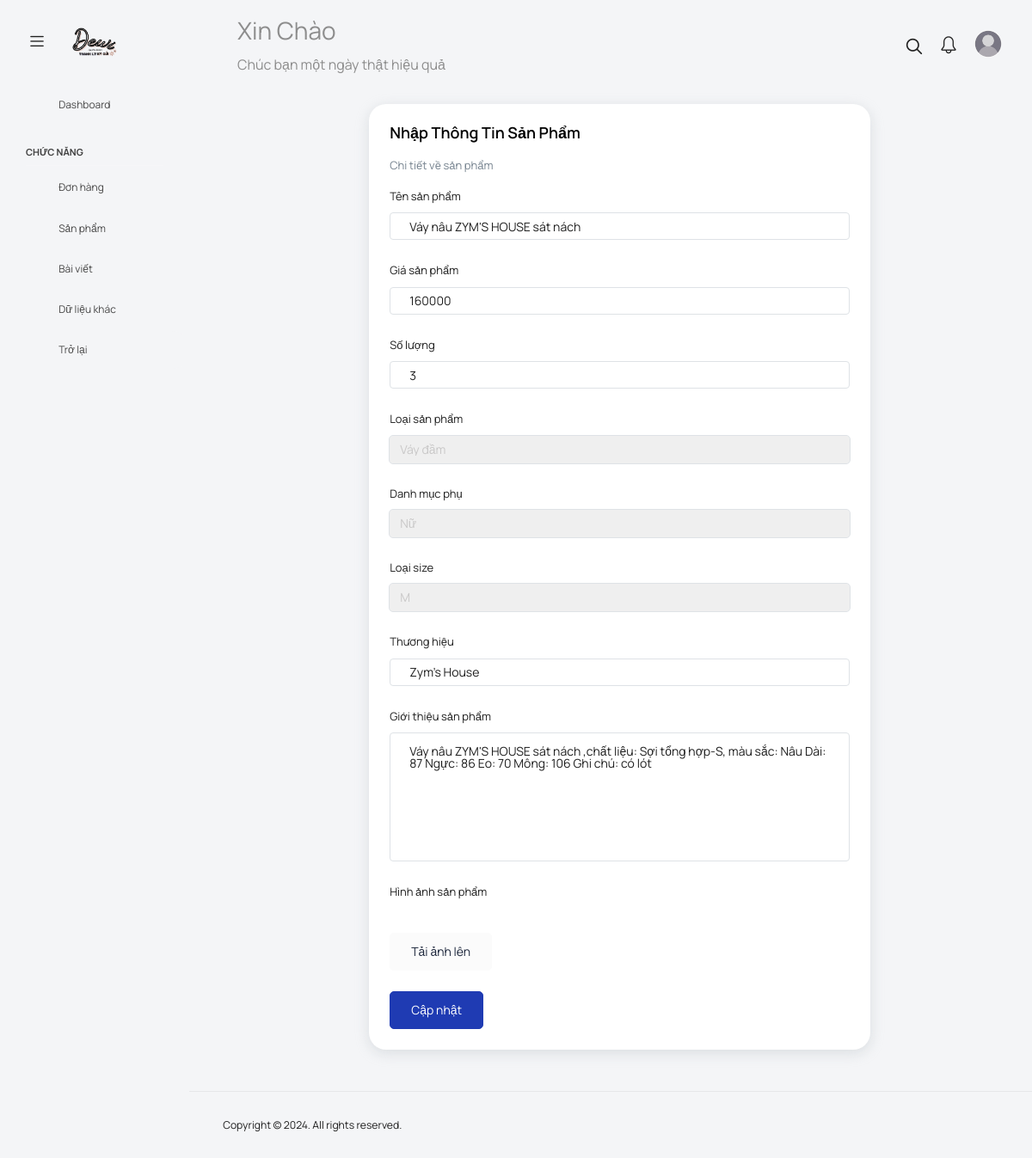
Screenshot of /src/admin/pages/InputProduct.php?id=3yOkmSiBP8 (signed in) with the database file from the repository.
### tables this page shows
CREATE TABLE `type` (
  `type_id` int(11) NOT NULL,
  `name` varchar(100) NOT NULL,
  `product_id` varchar(50) NOT NULL
);

CREATE TABLE `products` (
  `product_id` varchar(50) NOT NULL,
  `product_name` varchar(400) NOT NULL,
  `product_description` text NOT NULL,
  `product_price` float NOT NULL,
  `product_quantity` int(11) NOT NULL,
  `product_size` varchar(50) NOT NULL,
  `product_trademark` varchar(50) NOT NULL,
  `product_sub_type` varchar(50) NOT NULL,
  `product_sold` int(11) NOT NULL DEFAULT 0
);

### src/admin/pages/InputProduct.php (the view, shortened to what this page needs)
<?php include '../components/header.php' ?>
<?php
if (isset($_GET['id'])) {
    include "../../config/connectDB.php";
    $id = $_GET['id'];
    $sql = "SELECT p.product_id, product_name, product_price, product_quantity,
    product_sub_type, product_description, product_size, product_trademark, t.name as product_type
        FROM products as p inner join type as t on t.product_id = p.product_id
        WHERE p.product_id = '$id'";
    $result = mysqli_query($conn, $sql);
    if (mysqli_num_rows($result) > 0) {
        $row = mysqli_fetch_assoc($result);
        $product_name = $row['product_name'];
        $product_price = $row['product_price'];
        $product_quantity = $row['product_quantity'];
        $product_sub_type = $row['product_sub_type'];
        $product_des = $row['product_description'];
        $product_size = $row['product_size'];
        $product_trademark = $row['product_trademark'];
        $product_type = $row['product_type'];
    } else {
        echo '<script>alert("Sản phẩm không tồn tại"); window.location.href = "/kygui/src/admin/pages/ViewProduct.php";</script>';
    }
}
?>
<body class="">
    <div class="container-scroller">
        <?php include '../components/nav.php' ?>
        <div class="container-fluid page-body-wrapper">
            <?php include '../components/side_bar.php' ?>
            <div class="main-panel">
                <div class="content-wrapper">
                    <div class="row" style="justify-content: center;">
                        <div class="col-md-8 grid-margin stretch-card">
                            <div class="card">
                                <div class="card-body">
                                    <h4 class="card-title">Nhập thông tin sản phẩm</h4>
                                    <p class="card-description">
                                        Chi tiết về sản phẩm
                                    </p>
                                    <form class="forms-sample" action="/kygui/src/admin/controllers/add_product.php" method="post">
                                        <div class="form-group">
                                            <label for="name_product">Tên sản phẩm</label>
                                            <?php
                                            if (isset($_GET['id'])) {
                                                echo '<input type="text" class="form-control" id="name_product" placeholder="Tên sản phẩm" name="name_product" value="' . $product_name . '" required>';
                                            } else {
                                                echo '<input type="text" class="form-control" id="name_product" placeholder="Tên sản phẩm" name="name_product" required>';
                                            }
                                            ?>
                                        </div>
                                        <div class="form-group">
                                            <label for="price">Giá sản phẩm</label>
                                            <?php
                                            if (isset($_GET['id'])) {
                                                echo '<input type="number" min="1000" class="form-control" id="price" name="price" value="' . $product_price . '" required>';
                                            } else {
                                                echo '<input type="number" min="1000" class="form-control" id="price" name="price" required>';
                                            }
                                            ?>
                                        </div>
                                        <div class="form-group">
                                            <label for="quantity">Số lượng</label>
                                            <?php
                                            if (isset($_GET['id'])) {
                                                echo '<input type="number" min="0" max="100" class="form-control" id="quantity" name="quantity" value="' . $product_quantity . '" required>';
                                            } else {
                                                echo '<input type="number" min="0" max="100" class="form-control" id="quantity" name="quantity" required>';
                                            }
                                            ?>
                                        </div>
                                        <div class="form-group">
                                            <label for="type">Loại sản phẩm</label>
                                            <select class="form-control" name="categories">
                                                <?php
                                                $array = array("Chân váy", "Quần", "Áo", "Váy đầm", "Set đồ",  "Khác");
                                                if (isset($_GET['id'])) {
                                                    foreach ($array as $value) {
                                                        if ($value == $product_type) {
                                                            echo '<option value="' . $value . '" selected>' . $value . '</option>';
                                                        } else {
                                                            echo '<option value="' . $value . '">' . $value . '</option>';
                                                        }
                                                    }
                                                } else {
                                                    foreach ($array as $value) {
                                                        echo '<option value="' . $value . '">' . $value . '</option>';
                                                    }
                                                }
                                                ?>
                                            </select>
                                        </div>
                                        <div class="form-group">
                                            <label for="type">Danh mục phụ</label>
                                            <select class="form-control" name="sub_categories">
                                                <?php
                                                if (isset($_GET['id'])) {
                                                    if ($product_sub_type == 'Nam') {
                                                        echo '<option value="Nam" selected>Nam</option>';
                                                        echo '<option value="Nữ">Nữ</option>';
                                                    } else {
                                                        echo '<option value="Nữ" selected>Nữ</option>';
                                                    }
                                                } else {
                                                    echo '<option value="Nam">Nam</option>';
                                                    echo '<option value="Nữ">Nữ</option>';
                                                }
                                                ?>
                                            </select>
                                        </div>
                                        <div class="form-group">
                                            <label for="size">Loại size</label>
                                            <select class="form-control" name="size">
                                                <?php
                                                $array = array("S", "M", "XL", "XXL");
                                                if (isset($_GET['id'])) {
                                                    foreach ($array as $value) {
                                                        if ($value == $product_size) {
                                                            echo '<option value="' . $value . '" selected>' . $value . '</option>';
                                                        } else {
                                                            echo '<option value="' . $value . '">' . $value . '</option>';
                                                        }
                                                    }
                                                } else {
                                                    foreach ($array as $value) {
                                                        echo '<option value="' . $value . '">' . $value . '</option>';
                                                    }
                                                }
                                                ?>
                                            </select>
                                        </div>
                                        <div class="form-group">
                                            <label for="trademark">Thương hiệu</label>
                                            <?php
                                            if (isset($_GET['id'])) {
                                                echo '<input type="text" class="form-control" id="trademark" name="trademark" value="' . $product_trademark . '" required>';
                                            } else {
                                                echo '<input type="text" class="form-control" id="trademark" name="trademark" required>';
                                            }
                                            ?>
                                        </div>
                                        <div class="form-group">
                                            <label for="des">Giới thiệu sản phẩm</label>
                                            <?php
                                            if (isset($_GET['id'])) {
                                                echo '<textarea class="form-control" id="des" name="des" rows="4" style="height: 150px;" required>' . $product_des . '</textarea>';
                                            } else {
                                                echo '<textarea class="form-control" id="des" name="des" rows="4" style="height: 150px;" required></textarea>';
                                            }
                                            ?>
                                        </div>
                                        <div class="form-group">
                                            <label for="des">Hình ảnh sản phẩm</label>
                                            <button id="upload_widget" class="btn btn-light mt-2 " type="button">
                                                Tải ảnh lên
                                            </button>
                                        </div>
                                        <?php
                                        if (isset($_GET['id'])) {
                                            echo '<button type="submit" id="submit" class="btn btn-primary me-2">Cập nhật</button>';
                                        } else {
                                            echo '<button type="submit" id="submit" class="btn btn-primary me-2">Thêm sản phẩm</button>';
                                        }
                                        ?>
                                    </form>
                                </div>
                            </div>
                        </div>
                    </div>
                </div>
                <?php include '../components/footer.php'; ?>
            </div>
        </div>
    </div>
</body>

### src/admin/pages/InputProduct.php (style rules this page uses)
input[type='number'] { -moz-appearance: textfield; }

### rows the page displays
type: name_product "Váy nâu ZYM'S HOUSE sát nách", price "160000", quantity "3", categories "Váy đầm", trademark "Zym’s House", des "Váy nâu ZYM'S HOUSE sát nách ,chất liệu: Sợi tổng hợp-S, màu sắc: Nâu Dài: 87 Ngực: 86 Eo: 70 Mông: 106 Ghi chú: có lót"
products: sub_categories "Nữ", size "M"
